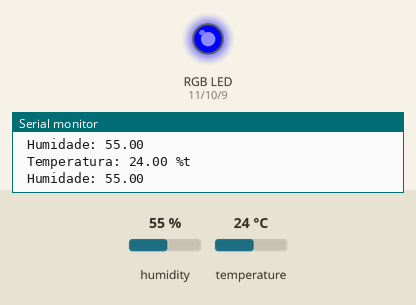
A sketch run on a simulated Arduino Uno, built with avr-gcc and run on an emulated ATmega328P. Parts: an RGB LED mixed from three pins (HIGH = lit), the last lines printed to the serial monitor. The inputs (shaded band) are chosen by the test bench; at power-on: temperature 24 °C, humidity 55 %.

Above: at 10.8 s.
10.9 s: temperature set to 26 °C
21.2 s: temperature set to 29 °C
At 31.2 s:
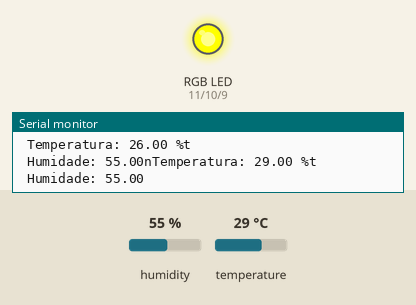
31.5 s: temperature set to 12 °C
At 41.1 s:
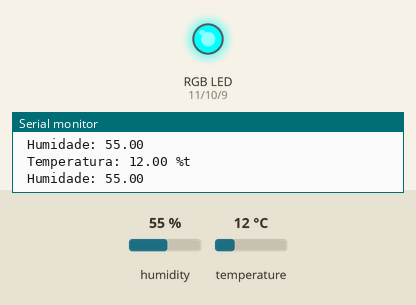
41.6 s: temperature set to 19 °C
51.6 s: temperature set to 22 °C
At 60.4 s:
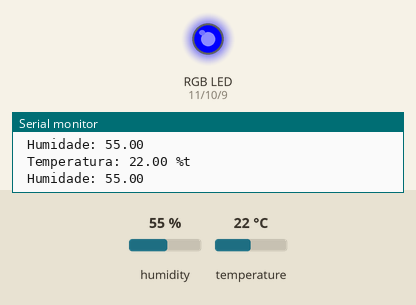
61.6 s: temperature set to 28 °C
At 71.4 s:
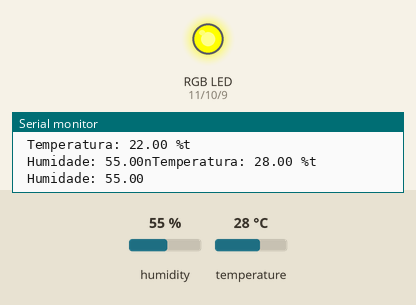
Timing chart, 0 to 72.6 s (numbered marks = the images above; inputs shaded):
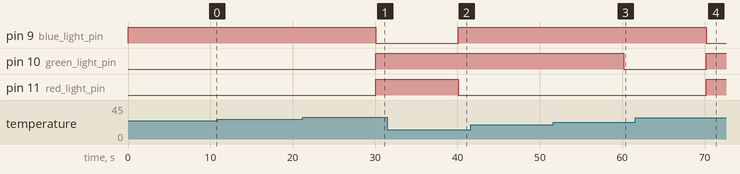

Measured:
- the behaviour switches between 27 and 28 °C on temperature (found by bisection; images 0 and 1)
- the behaviour switches between 20 and 21 °C on temperature (found by bisection; images 2 and 3)
- after the input at 21.2 s, pin 9 (blue_light_pin): HIGH → LOW after 8.9 s; pin 10 (green_light_pin), pin 11 (red_light_pin): LOW → HIGH after 8.9 s
- after the input at 31.5 s, pin 9 (blue_light_pin): LOW → HIGH after 8.6 s; pin 11 (red_light_pin): HIGH → LOW after 8.6 s
- after the input at 51.6 s, pin 10 (green_light_pin): HIGH → LOW after 8.6 s
- after the input at 61.6 s, pin 9 (blue_light_pin): HIGH → LOW after 8.6 s; pin 10 (green_light_pin), pin 11 (red_light_pin): LOW → HIGH after 8.6 s

The sketch:

project.ino
```cpp
#include <DHT.h> // by Adafruit - The best
#include <DHT_U.h>

#define DHTPIN A1 // pino que estamos conectado
#define DHTTYPE DHT11 // DHT 11

DHT dht(DHTPIN, DHTTYPE);

int red_light_pin= 11;
int green_light_pin = 10;
int blue_light_pin = 9;


void setup() {
    Serial.begin(9600);
    Serial.println("DHTxx test!");
    dht.begin();
    // RGB
    pinMode(red_light_pin, OUTPUT);
    pinMode(green_light_pin, OUTPUT);
    pinMode(blue_light_pin, OUTPUT);
}

void loop() {

  float h = dht.readHumidity();
  float t = dht.readTemperature();

  if (isnan(t) || isnan(h))
  {
    Serial.println("Failed to read from DHT");
  }
  else
  {
    if(t < 21){
      RGB_color(0, 255, 255); // Cyan
      Serial.print("\n Temperatura: ");
      Serial.print(t);
    }
    else if (t >= 21 && t <= 27.9){
      RGB_color(0, 0, 255); // Blue
      Serial.print("\n Temperatura: ");
      Serial.print(t);
    }
    else if (t >= 28 && t < 29.9){
      RGB_color(255, 255, 0); // Yellow
      Serial.print("nTemperatura: ");
      Serial.print(t);
    }else{
      RGB_color(255, 0, 0); // Red
      Serial.print("\n Temperatura: ");
      Serial.print(t);
    }
    Serial.print(" %t");
    Serial.print("\n Humidade: ");
    Serial.print(h);
    delay(10000);
  }
}

void RGB_color(int red_light_value, int green_light_value, int blue_light_value)
 {
  analogWrite(red_light_pin, red_light_value);
  analogWrite(green_light_pin, green_light_value);
  analogWrite(blue_light_pin, blue_light_value);
}
```

KS_RGB_Light.cpp
```cpp

```
